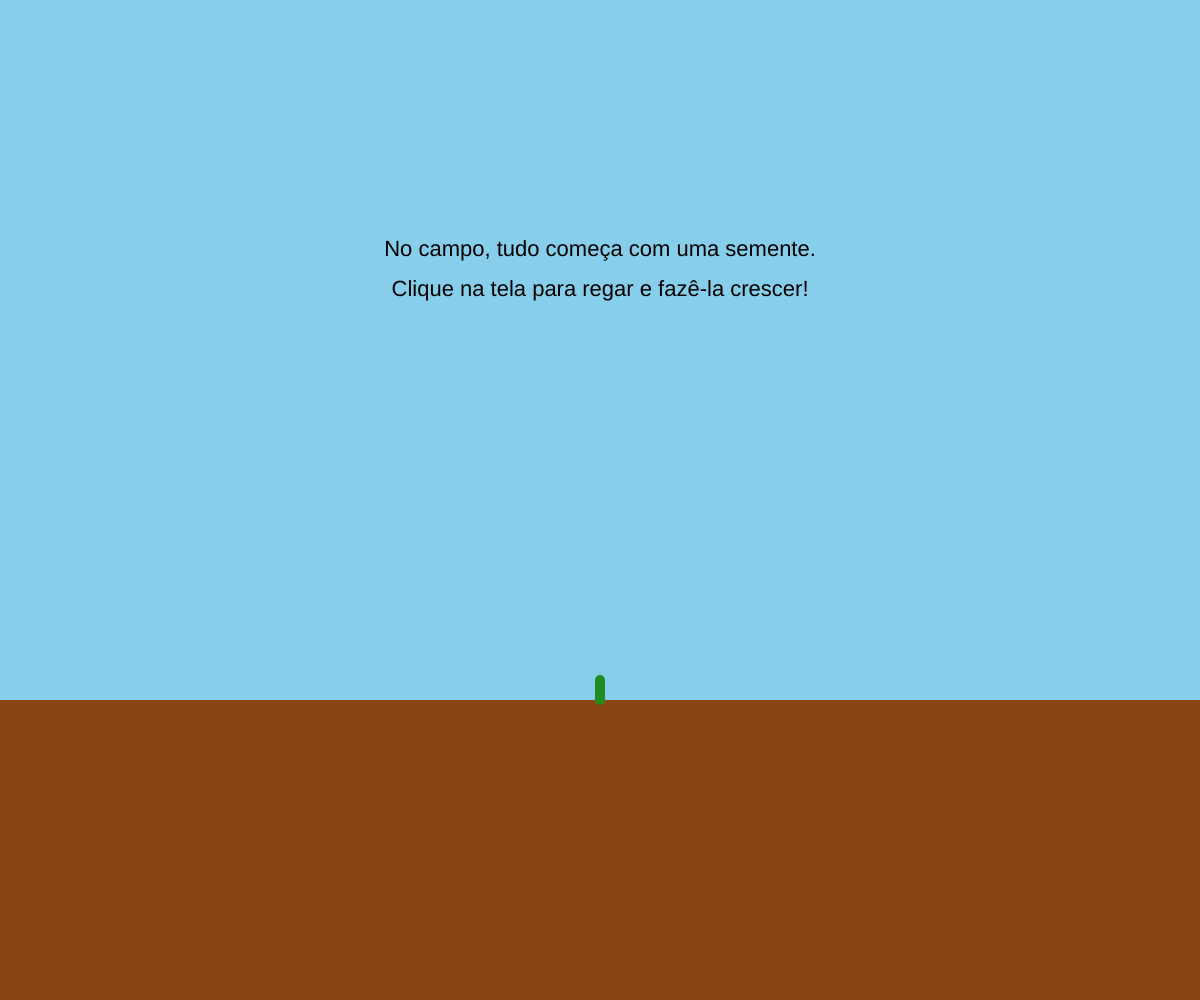
Frame 1 (no input)
Frame 60 (no input): identical to frame 1, image omitted
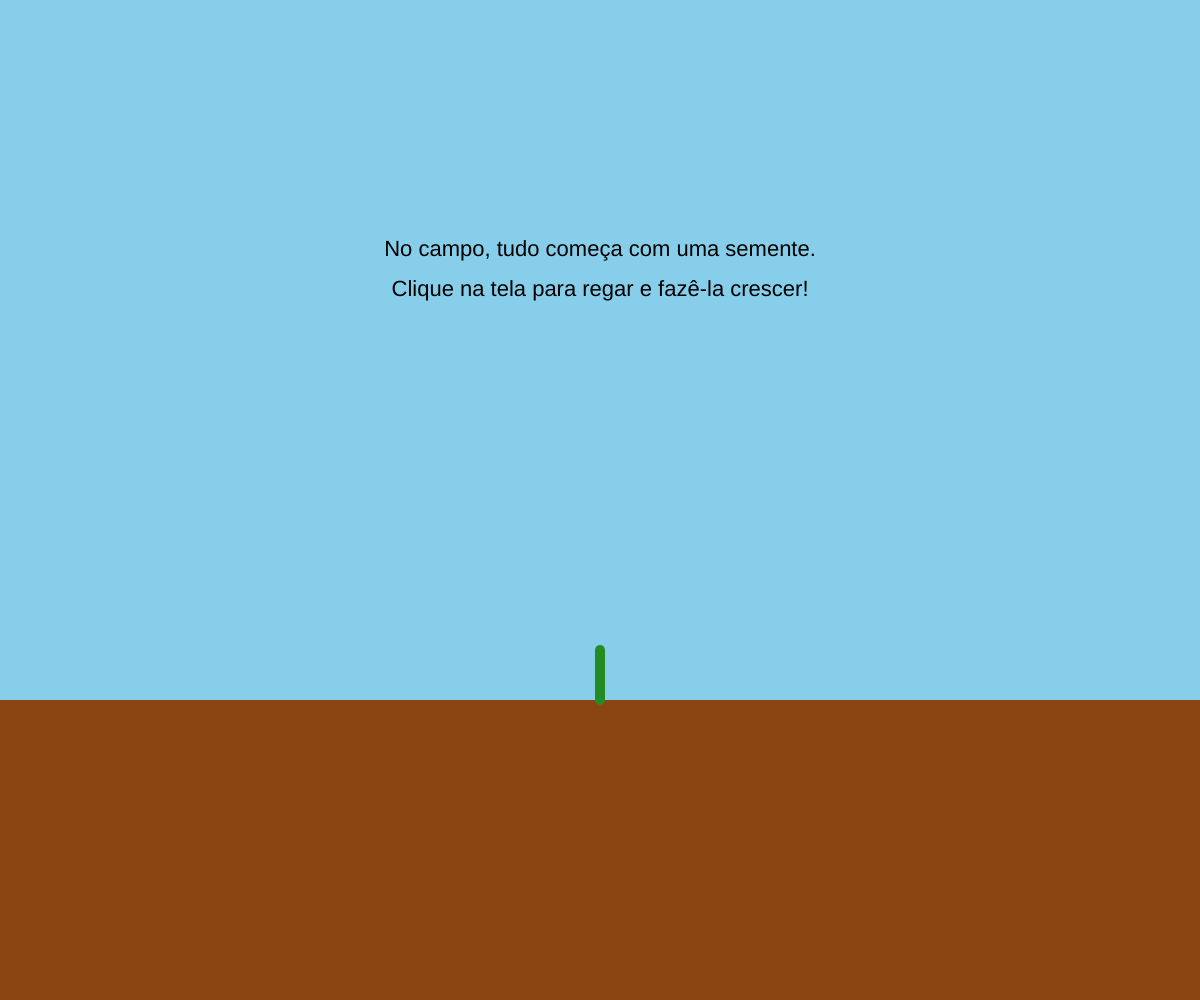
Frame 120 (the mouse pressed at the canvas centre since frame 60)

The p5.js sketch that drew these frames (run headless with seeded random() and noise() and a simulated clock; from frame 60 on, the mouse is pressed at the canvas centre):

// p5.js sketch
// ── sketch.js

let estadoHistoria = 0;
let alturaPlanta = 20;
let plantaCresceu = false;
let frutaPronta = false;
let caminhaoX;
let fruta = {
  x: 0,
  y: 0,
  raio: 15,
  cor: '#ff4d4d'
};

function setup() {
  createCanvas(windowWidth, windowHeight);
  textAlign(CENTER, CENTER);
  textSize(22);
  textFont('Helvetica');
  
  caminhaoX = -150;
}

function draw() {
  if (estadoHistoria === 0) {
    desenharCenaCampo();
  } else if (estadoHistoria === 1) {
    desenharCenaTransporte();
  } else if (estadoHistoria === 2) {
    desenharCenaCidade();
  } else if (estadoHistoria === 3) {
    desenharTelaFinal();
  }
}

function desenharCenaCampo() {
  // Cenário
  background('#87CEEB'); 
  noStroke();
  fill('#8B4513'); 
  rect(0, height * 0.7, width, height * 0.3);

  fill(0);
  if (!plantaCresceu) {
    text('No campo, tudo começa com uma semente.', width / 2, height / 4);
    text('Clique na tela para regar e fazê-la crescer!', width / 2, height / 4 + 40);
  }

  strokeWeight(10);
  stroke('#228B22');
  line(width / 2, height * 0.7, width / 2, height * 0.7 - alturaPlanta);

  if (alturaPlanta > 150) {
    plantaCresceu = true;
    noStroke();
    fill(fruta.cor);
    fruta.x = width / 2 + 15;
    fruta.y = height * 0.7 - alturaPlanta;
    circle(fruta.x, fruta.y, fruta.raio * 2);

    if (!frutaPronta) {
       fill(0);
       text('A terra nos deu um fruto!', width / 2, height / 4);
       text('Clique mais uma vez para colher e levar para a cidade.', width / 2, height / 4 + 40);
    }
  }
  
  if (frutaPronta) {
     estadoHistoria = 1;
  }
}

function desenharCenaTransporte() {

  background('#87CEEB'); 
  noStroke();
  fill('#6B6B6B'); 
  rect(0, height * 0.7, width, height * 0.3);
  
  fill(0);
  text('O alimento viaja do campo para a cidade...', width / 2, height / 3);

  desenharCaminhao(caminhaoX, height * 0.7);
  
  caminhaoX += 3;
  

  noStroke();
  fill(fruta.cor);
  circle(caminhaoX + 35, height * 0.7 - 50, fruta.raio * 2);

  if (caminhaoX > width + 150) {
    estadoHistoria = 2;
  }
}

function desenharCaminhao(x, y) {
  fill('#1E90FF');
  rect(x, y - 60, 100, 60);
  rect(x + 100, y - 40, 50, 40);

  fill(0);
  circle(x + 20, y, 30);
  circle(x + 80, y, 30);
}

function desenharCenaCidade() {
  background('#B0C4DE');
  
  noStroke();
  fill('#696969');
  rect(width * 0.1, height * 0.3, 100, height * 0.7);
  rect(width * 0.3, height * 0.2, 120, height * 0.8);
  rect(width * 0.7, height * 0.1, 150, height * 0.9);
  
  fill('#A0522D');
  rect(width * 0.2, height * 0.8, width * 0.6, 20);
  
  fruta.x = width / 2;
  fruta.y = height * 0.8 - fruta.raio;
  fill(fruta.cor);
  circle(fruta.x, fruta.y, fruta.raio * 2);
  
  fill(0);
  text('Na cidade, o alimento chega à nossa mesa.', width / 2, height / 3);
  text('Clique na fruta para celebrar esta conexão!', width / 2, height / 3 + 40);
}

function desenharTelaFinal() {
  background('#FFFACD');
  fill('#2E8B57');
  textSize(32);
  text('Conexão Campo-Cidade Celebrada!', width / 2, height / 2 - 40);
  textSize(22);
  text('Obrigado, agricultor! Obrigado, transportador!', width / 2, height / 2 + 20);
  
  textSize(18);
  fill(0);
  text('Pressione qualquer tecla para reiniciar a história.', width / 2, height - 50);
}

function mousePressed() {
  if (estadoHistoria === 0) {
    if (plantaCresceu) {
        frutaPronta = true;
    } else {
        alturaPlanta += 30; 
    }
  }
  
  if (estadoHistoria === 2) {
    let distancia = dist(mouseX, mouseY, fruta.x, fruta.y);
    if (distancia < fruta.raio) {
      estadoHistoria = 3;
    }
  }
}

function keyPressed() {
    if (estadoHistoria === 3) {
        reiniciarHistoria();
    }
}

function reiniciarHistoria() {
    estadoHistoria = 0;
    alturaPlanta = 20;
    plantaCresceu = false;
    frutaPronta = false;
    caminhaoX = -150;
}
